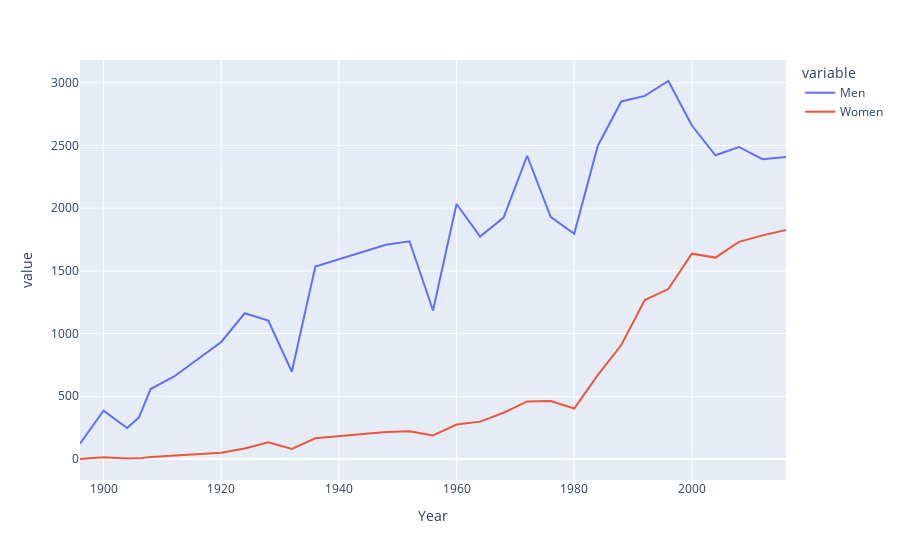

Notebook cell for this chart:
### Markdown cell above
## Men v/s Women In Olympics over the Years

### Code cell
def men_vs_women(df):
    athlete_df = df.drop_duplicates(subset=['Name','NOC'])
    men = athlete_df[athlete_df['Sex']=='M'].groupby('Year').count()['Name'].reset_index()
    women = athlete_df[athlete_df['Sex']=='F'].groupby('Year').count()['Name'].reset_index()
    final = men.merge(women ,on='Year' ,how='left')
    final.rename(columns={'Name_x':'Men' , 'Name_y':'Women'},inplace=True)
    final = final.fillna(0)
    final = final.astype(int)
    return final 

final_df = men_vs_women(df_copy)
fig = px.line(final_df,x = 'Year' , y = ['Men' , 'Women'])
fig.show()

### Figure 1 — Plotly figure (JSON) as saved in the notebook; plotly's stock layout.template omitted (floating-point values rounded to 4 significant figures)
{"data": [{"hovertemplate": "variable=Men<br>Year=%{x}<br>value=%{y}<extra></extra>", "legendgroup": "Men", "line": {"color": "#636efa", "dash": "solid"}, "marker": {"symbol": "circle"}, "mode": "lines", "name": "Men", "orientation": "v", "showlegend": true, "type": "scatter", "x": [1896, 1900, 1904, 1906, 1908, 1912, 1920, 1924, 1928, 1932, 1936, 1948, 1952, 1956, 1960, 1964, 1968, 1972, 1976, 1980, 1984, 1988, 1992, 1996, 2000, 2004, 2008, 2012, 2016], "xaxis": "x", "y": [122, 386, 247, 330, 558, 658, 933, 1162, 1104, 696, 1535, 1709, 1736, 1184, 2033, 1773, 1925, 2418, 1931, 1795, 2496, 2851, 2895, 3014, 2659, 2422, 2488, 2391, 2409], "yaxis": "y"}, {"hovertemplate": "variable=Women<br>Year=%{x}<br>value=%{y}<extra></extra>", "legendgroup": "Women", "line": {"color": "#EF553B", "dash": "solid"}, "marker": {"symbol": "circle"}, "mode": "lines", "name": "Women", "orientation": "v", "showlegend": true, "type": "scatter", "x": [1896, 1900, 1904, 1906, 1908, 1912, 1920, 1924, 1928, 1932, 1936, 1948, 1952, 1956, 1960, 1964, 1968, 1972, 1976, 1980, 1984, 1988, 1992, 1996, 2000, 2004, 2008, 2012, 2016], "xaxis": "x", "y": [0, 13, 4, 5, 16, 27, 50, 84, 134, 81, 165, 216, 222, 188, 275, 298, 369, 459, 462, 403, 669, 909, 1268, 1355, 1637, 1606, 1731, 1783, 1826], "yaxis": "y"}], "layout": {"legend": {"title": {"text": "variable"}, "tracegroupgap": 0}, "margin": {"t": 60}, "xaxis": {"anchor": "y", "domain": [0, 1], "title": {"text": "Year"}}, "yaxis": {"anchor": "x", "domain": [0, 1], "title": {"text": "value"}}}}
